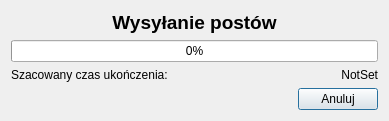
<?xml version="1.0" encoding="UTF-8"?>
<ui version="4.0">
 <class>ProgressDialog</class>
 <widget class="QDialog" name="ProgressDialog">
  <property name="geometry">
   <rect>
    <x>0</x>
    <y>0</y>
    <width>389</width>
    <height>116</height>
   </rect>
  </property>
  <property name="windowTitle">
   <string>Dialog</string>
  </property>
  <layout class="QGridLayout" name="gridLayout">
   <item row="0" column="0" colspan="2">
    <widget class="QLabel" name="headerLabel">
     <property name="font">
      <font>
       <pointsize>14</pointsize>
       <weight>75</weight>
       <bold>true</bold>
      </font>
     </property>
     <property name="text">
      <string>Wysyłanie postów</string>
     </property>
     <property name="alignment">
      <set>Qt::AlignHCenter|Qt::AlignTop</set>
     </property>
    </widget>
   </item>
   <item row="1" column="0" colspan="2">
    <widget class="QProgressBar" name="progressBar">
     <property name="value">
      <number>0</number>
     </property>
    </widget>
   </item>
   <item row="3" column="1">
    <widget class="QPushButton" name="pushButton">
     <property name="sizePolicy">
      <sizepolicy hsizetype="Preferred" vsizetype="Preferred">
       <horstretch>0</horstretch>
       <verstretch>0</verstretch>
      </sizepolicy>
     </property>
     <property name="text">
      <string>Anuluj</string>
     </property>
    </widget>
   </item>
   <item row="3" column="0">
    <spacer name="horizontalSpacer">
     <property name="orientation">
      <enum>Qt::Horizontal</enum>
     </property>
     <property name="sizeHint" stdset="0">
      <size>
       <width>40</width>
       <height>20</height>
      </size>
     </property>
    </spacer>
   </item>
   <item row="2" column="0">
    <widget class="QLabel" name="label">
     <property name="text">
      <string>Szacowany czas ukończenia:</string>
     </property>
    </widget>
   </item>
   <item row="2" column="1">
    <widget class="QLabel" name="timerLabel">
     <property name="text">
      <string>NotSet</string>
     </property>
     <property name="alignment">
      <set>Qt::AlignRight|Qt::AlignTrailing|Qt::AlignVCenter</set>
     </property>
    </widget>
   </item>
  </layout>
 </widget>
 <resources/>
 <connections/>
</ui>
